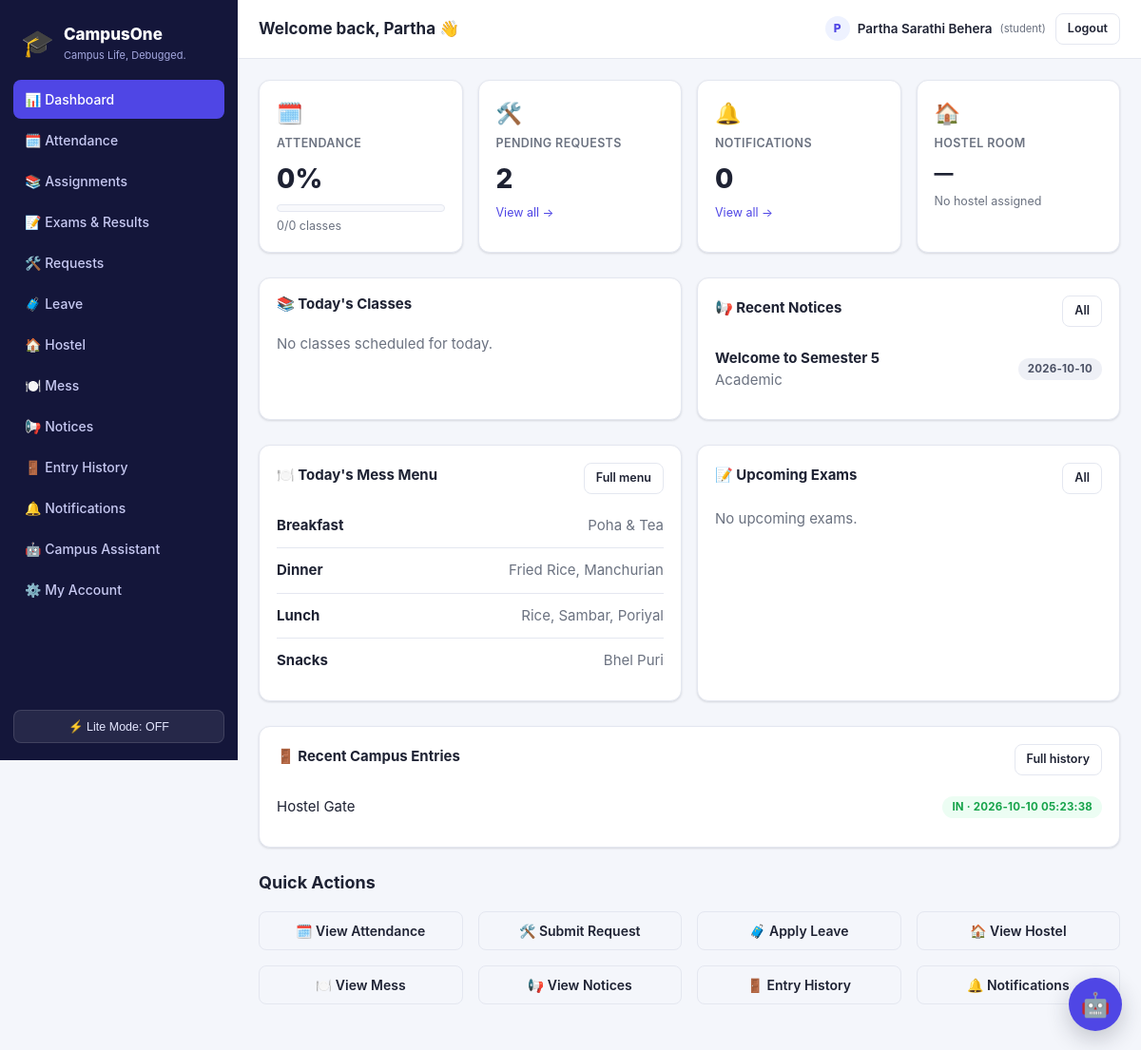
Page /student/dashboard (signed in) on the committed database.
### tables this page shows
CREATE TABLE notices (
    id INTEGER PRIMARY KEY AUTOINCREMENT,
    title TEXT NOT NULL,
    body TEXT,
    notice_type TEXT DEFAULT 'General',
    target_audience TEXT DEFAULT 'Everyone',
    target_value TEXT,
    requires_ack INTEGER DEFAULT 0,
    created_by INTEGER REFERENCES users(id),
    created_at TEXT DEFAULT (datetime('now'))
);

CREATE TABLE mess_menus (
    id INTEGER PRIMARY KEY AUTOINCREMENT,
    day_of_week TEXT NOT NULL,
    meal TEXT NOT NULL CHECK(meal IN ('Breakfast','Lunch','Snacks','Dinner')),
    items TEXT NOT NULL,
    updated_at TEXT DEFAULT (datetime('now')),
    UNIQUE(day_of_week, meal)
);

CREATE TABLE entry_logs (
    id INTEGER PRIMARY KEY AUTOINCREMENT,
    student_id INTEGER REFERENCES students(id),
    college_id TEXT,
    gate TEXT DEFAULT 'Main Gate',
    entry_type TEXT CHECK(entry_type IN ('IN','OUT')),
    timestamp TEXT DEFAULT (datetime('now')),
    operator_id INTEGER REFERENCES users(id)
);

### blueprints/student.py (the view)
@bp.route("/dashboard")
@role_required("student")
def dashboard():
    st = get_student()
    if not st:
        flash("Student profile not found. Contact admin.", "error")
        return render_template("student/dashboard.html", stats=None)
    att_rows = query_db(
        "SELECT SUM(CASE WHEN status='Present' THEN 1 ELSE 0 END) AS present, COUNT(*) AS total "
        "FROM attendance WHERE student_id = ?", (st["id"],), one=True,
    )
    total = att_rows["total"] or 0
    present = att_rows["present"] or 0
    pct = round((present / total) * 100, 1) if total else 0
    today_name = datetime.now().strftime("%A")
    today_classes = query_db(
        "SELECT t.start_time, t.end_time, sub.name AS subject, t.room, u.name AS faculty_name "
        "FROM timetable t JOIN subjects sub ON t.subject_id = sub.id "
        "JOIN faculty f ON t.faculty_id = f.id JOIN users u ON f.user_id = u.id "
        "WHERE t.section_id = ? AND t.day_of_week = ? ORDER BY t.start_time",
        (st["section_id"], today_name),
    )
    notices = query_db(
        "SELECT * FROM notices WHERE target_audience = 'Everyone' OR "
        "(target_audience = 'Branch' AND target_value = (SELECT code FROM branches WHERE id = ?)) OR "
        "(target_audience = 'Hostel' AND target_value = (SELECT name FROM hostels WHERE id = ?)) "
        "ORDER BY created_at DESC LIMIT 5",
        (st["branch_id"], st["hostel_id"]),
    )
    notifications = query_db(
        "SELECT * FROM notifications WHERE user_id = ? ORDER BY created_at DESC LIMIT 6", (session["user_id"],)
    )
    unread_count = query_db(
        "SELECT COUNT(*) AS c FROM notifications WHERE user_id = ? AND is_read = 0", (session["user_id"],), one=True
    )["c"]
    pending_requests = query_db(
        "SELECT COUNT(*) AS c FROM requests WHERE student_id = ? AND status NOT IN ('Resolved','Rejected')",
        (st["id"],), one=True,
    )["c"]
    hostel = query_db("SELECT * FROM hostels WHERE id = ?", (st["hostel_id"],), one=True)
    room = query_db("SELECT * FROM rooms WHERE id = ?", (st["room_id"],), one=True)
    today_menu = query_db("SELECT meal, items FROM mess_menus WHERE day_of_week = ? ORDER BY meal", (today_name,))
    recent_entries = query_db(
        "SELECT * FROM entry_logs WHERE student_id = ? ORDER BY timestamp DESC LIMIT 3", (st["id"],)
    )
    upcoming_exams = query_db(
        "SELECT e.*, sub.name AS subject FROM exams e JOIN subjects sub ON e.subject_id = sub.id "
        "WHERE e.section_id = ? AND e.date >= ? ORDER BY e.date LIMIT 3",
        (st["section_id"], datetime.now().strftime("%Y-%m-%d")),
    )
    low_attendance = pct < 75 and total > 0
    stats = {
        "attendance_pct": pct, "present": present, "total": total,
        "today_classes": today_classes, "notices": notices,
        "notifications": notifications, "unread_count": unread_count,
        "pending_requests": pending_requests, "hostel": hostel, "room": room,
        "today_menu": today_menu, "recent_entries": recent_entries,
        "upcoming_exams": upcoming_exams, "low_attendance": low_attendance,
        "student": st,
    }
    return render_template("student/dashboard.html", stats=stats)

### blueprints/student.py (called while the page is built)
def get_student():
    return query_db("SELECT * FROM students WHERE user_id = ?", (session["user_id"],), one=True)

### utils/auth_utils.py (called while the page is built)
def role_required(*roles):
    def decorator(view):
        @functools.wraps(view)
        def wrapped(**kwargs):
            if session.get("user_id") is None:
                return redirect(url_for("auth.login", next=request.path))
            if session.get("role") not in roles:
                abort(403)
            return view(**kwargs)
        return wrapped
    return decorator

def gen_csrf_token():
    if "csrf_token" not in session:
        session["csrf_token"] = secrets.token_hex(16)
    return session["csrf_token"]

### utils/db.py (called while the page is built)
def get_db():
    if "db" not in g:
        g.db = sqlite3.connect(current_app.config["DATABASE"], detect_types=sqlite3.PARSE_DECLTYPES)
        g.db.row_factory = sqlite3.Row
        g.db.execute("PRAGMA foreign_keys = ON")
    return g.db

def query_db(query, args=(), one=False):
    cur = get_db().execute(query, args)
    rv = cur.fetchall()
    cur.close()
    return (rv[0] if rv else None) if one else rv

### templates/student/dashboard.html (shortened to what this page needs)
{% extends "base.html" %}
{% block page_title %}Welcome back, {{ session.name.split(' ')[0] }} 👋{% endblock %}
{% block content %}
{% if not stats %}
  <div class="empty-state"><div class="empty-icon">👤</div><p>Your student profile isn't set up yet. Please contact admin.</p></div>
{% else %}
<div class="grid grid-4 section">
  <div class="card stat-card">
    <span class="stat-icon">🗓️</span>
    <span class="stat-label">Attendance</span>
    <span class="stat-value">{{ stats.attendance_pct }}%</span>
    <div class="progress"><div class="progress-bar {{ 'danger' if stats.attendance_pct < 75 else '' }}" style="width:{{ stats.attendance_pct }}%"></div></div>
    <span class="stat-sub">{{ stats.present }}/{{ stats.total }} classes</span>
  </div>
  <div class="card stat-card">
    <span class="stat-icon">🛠️</span>
    <span class="stat-label">Pending Requests</span>
    <span class="stat-value">{{ stats.pending_requests }}</span>
    <span class="stat-sub"><a href="{{ url_for('student.requests_view') }}">View all →</a></span>
  </div>
  <div class="card stat-card">
    <span class="stat-icon">🔔</span>
    <span class="stat-label">Notifications</span>
    <span class="stat-value">{{ stats.unread_count }}</span>
    <span class="stat-sub"><a href="{{ url_for('student.notifications') }}">View all →</a></span>
  </div>
  <div class="card stat-card">
    <span class="stat-icon">🏠</span>
    <span class="stat-label">Hostel Room</span>
    <span class="stat-value" style="font-size:20px;">{{ stats.room.room_number if stats.room else '—' }}</span>
    <span class="stat-sub">{{ stats.hostel.name if stats.hostel else 'No hostel assigned' }}</span>
  </div>
</div>
<div class="grid grid-2 section">
  <div class="card">
    <div class="card-title-row"><h3>📚 Today's Classes</h3></div>
    {% if stats.today_classes %}
      {% for c in stats.today_classes %}
      <div class="list-item">
        <div><strong>{{ c.subject }}</strong><br><span class="muted">{{ c.faculty_name }} · Room {{ c.room }}</span></div>
        <span class="badge badge-info">{{ c.start_time }}–{{ c.end_time }}</span>
      </div>
      {% endfor %}
    {% else %}<p class="muted">No classes scheduled for today.</p>{% endif %}
  </div>
  <div class="card">
    <div class="card-title-row"><h3>📢 Recent Notices</h3><a href="{{ url_for('student.notices') }}" class="btn btn-ghost btn-sm">All</a></div>
    {% if stats.notices %}
      {% for n in stats.notices %}
      <div class="list-item">
        <div><strong>{{ n.title }}</strong><br><span class="muted">{{ n.notice_type }}</span></div>
        <span class="badge badge-neutral">{{ n.created_at[:10] }}</span>
      </div>
      {% endfor %}
    {% else %}<p class="muted">No notices yet.</p>{% endif %}
  </div>
</div>
<div class="grid grid-2 section">
  <div class="card">
    <div class="card-title-row"><h3>🍽️ Today's Mess Menu</h3><a href="{{ url_for('student.mess') }}" class="btn btn-ghost btn-sm">Full menu</a></div>
    {% if stats.today_menu %}
      {% for m in stats.today_menu %}
      <div class="list-item"><div><strong>{{ m.meal }}</strong></div><span class="muted">{{ m.items }}</span></div>
      {% endfor %}
    {% else %}<p class="muted">Menu not published yet.</p>{% endif %}
  </div>
  <div class="card">
    <div class="card-title-row"><h3>📝 Upcoming Exams</h3><a href="{{ url_for('student.exams') }}" class="btn btn-ghost btn-sm">All</a></div>
    {% if stats.upcoming_exams %}
      {% for e in stats.upcoming_exams %}
      <div class="list-item"><div><strong>{{ e.name }}</strong><br><span class="muted">{{ e.subject }} · Room {{ e.room }}</span></div><span class="badge badge-warning">{{ e.date }}</span></div>
      {% endfor %}
    {% else %}<p class="muted">No upcoming exams.</p>{% endif %}
  </div>
</div>
<div class="section">
  <div class="card">
    <div class="card-title-row"><h3>🚪 Recent Campus Entries</h3><a href="{{ url_for('student.entry_history') }}" class="btn btn-ghost btn-sm">Full history</a></div>
    {% if stats.recent_entries %}
      {% for e in stats.recent_entries %}
      <div class="list-item"><div>{{ e.gate }}</div><span class="badge {{ 'badge-success' if e.entry_type == 'IN' else 'badge-neutral' }}">{{ e.entry_type }} · {{ e.timestamp }}</span></div>
      {% endfor %}
    {% else %}<p class="muted">No entry records yet.</p>{% endif %}
  </div>
</div>
<div class="section">
  <div class="section-title"><h2>Quick Actions</h2></div>
  <div class="grid grid-4">
    <a class="btn btn-ghost btn-block" href="{{ url_for('student.attendance') }}">🗓️ View Attendance</a>
    <a class="btn btn-ghost btn-block" href="{{ url_for('student.requests_view') }}">🛠️ Submit Request</a>
    <a class="btn btn-ghost btn-block" href="{{ url_for('student.leave') }}">🧳 Apply Leave</a>
    <a class="btn btn-ghost btn-block" href="{{ url_for('student.hostel') }}">🏠 View Hostel</a>
    <a class="btn btn-ghost btn-block" href="{{ url_for('student.mess') }}">🍽️ View Mess</a>
    <a class="btn btn-ghost btn-block" href="{{ url_for('student.notices') }}">📢 View Notices</a>
    <a class="btn btn-ghost btn-block" href="{{ url_for('student.entry_history') }}">🚪 Entry History</a>
    <a class="btn btn-ghost btn-block" href="{{ url_for('student.notifications') }}">🔔 Notifications</a>
  </div>
</div>
{% endif %}
{% endblock %}

### templates/base.html (shortened to what this page needs)
<!DOCTYPE html>
<html lang="en" data-lite="{{ 'true' if lite_mode else 'false' }}">
<head>
<link rel="stylesheet" href="{{ url_for('static', filename='css/style.css') }}">
</head>
<body class="{{ 'lite' if lite_mode else '' }}">
{% if session.user_id %}
<div class="app-shell">
  <aside class="sidebar" id="sidebar">
    <div class="brand">
      <span class="brand-emoji">🎓</span>
      <div>
        <div class="brand-name">{{ app_name }}</div>
        <div class="brand-tag">{{ tagline }}</div>
      </div>
    </div>
    <nav class="nav">
      {% set role = session.role %}
      {% if role == 'student' %}
        <a href="{{ url_for('student.dashboard') }}" class="{{ 'active' if request.endpoint=='student.dashboard' }}">📊 Dashboard</a>
        <a href="{{ url_for('student.attendance') }}" class="{{ 'active' if request.endpoint=='student.attendance' }}">🗓️ Attendance</a>
        <a href="{{ url_for('student.assignments') }}" class="{{ 'active' if request.endpoint=='student.assignments' }}">📚 Assignments</a>
        <a href="{{ url_for('student.exams') }}" class="{{ 'active' if request.endpoint=='student.exams' }}">📝 Exams &amp; Results</a>
        <a href="{{ url_for('student.requests_view') }}" class="{{ 'active' if request.endpoint in ['student.requests_view','student.request_detail'] }}">🛠️ Requests</a>
        <a href="{{ url_for('student.leave') }}" class="{{ 'active' if request.endpoint=='student.leave' }}">🧳 Leave</a>
        <a href="{{ url_for('student.hostel') }}" class="{{ 'active' if request.endpoint=='student.hostel' }}">🏠 Hostel</a>
        <a href="{{ url_for('student.mess') }}" class="{{ 'active' if request.endpoint=='student.mess' }}">🍽️ Mess</a>
        <a href="{{ url_for('student.notices') }}" class="{{ 'active' if request.endpoint=='student.notices' }}">📢 Notices</a>
        <a href="{{ url_for('student.entry_history') }}" class="{{ 'active' if request.endpoint=='student.entry_history' }}">🚪 Entry History</a>
        <a href="{{ url_for('student.notifications') }}" class="{{ 'active' if request.endpoint=='student.notifications' }}">🔔 Notifications</a>
        <a href="{{ url_for('student.assistant') }}" class="{{ 'active' if request.endpoint=='student.assistant' }}">🤖 Campus Assistant</a>
      {% endif %}
      <a href="{{ url_for('common.account') }}" class="{{ 'active' if request.endpoint=='common.account' }}">⚙️ My Account</a>
    </nav>
    <form method="post" action="{{ url_for('common.toggle_lite_mode') }}" class="lite-toggle-form">
      <button type="submit" class="lite-toggle">{{ '🐢 Lite Mode: ON' if lite_mode else '⚡ Lite Mode: OFF' }}</button>
    </form>
  </aside>
  <div class="main">
    <header class="topbar">
      <div class="topbar-title">{% block page_title %}{% endblock %}</div>
      <div class="topbar-right">
        <a href="{{ url_for('common.account') }}" class="user-chip" style="display:flex;align-items:center;gap:8px;color:inherit;">
          {% if current_user_photo %}
            <img src="{{ url_for('uploaded_file', filename=current_user_photo) }}" alt=""
                 style="width:26px;height:26px;border-radius:50%;object-fit:cover;">
          {% else %}
            <span style="width:26px;height:26px;border-radius:50%;background:var(--primary-light);color:var(--primary);
                        display:inline-flex;align-items:center;justify-content:center;font-weight:800;font-size:12px;">{{ session.name[0]|upper }}</span>
          {% endif %}
          {{ session.name }} <small>({{ session.role }})</small>
        </a>
        <a href="{{ url_for('auth.logout') }}" class="btn btn-ghost btn-sm">Logout</a>
      </div>
    </header>
    <main class="content">
      {% block content %}{% endblock %}
    </main>
  </div>
</div>
<div class="campus-chat" id="campus-chat">
  <button class="campus-chat-toggle" id="campus-chat-toggle" type="button"
          aria-label="Open campus assistant" aria-expanded="false" aria-controls="campus-chat-panel">🤖</button>
</div>
{% endif %}
</body>
</html>

### rows in the picture
notices: title "Welcome to Semester 5", notice_type "Academic", created_at "2026-10-10"
mess_menus: meal "Breakfast", items "Poha & Tea"
mess_menus: meal "Dinner", items "Fried Rice, Manchurian"
mess_menus: meal "Lunch", items "Rice, Sambar, Poriyal"
mess_menus: meal "Snacks", items "Bhel Puri"
entry_logs: gate "Hostel Gate", entry_type "IN", timestamp "2026-10-10 05:23:38"

### other values in the picture
{{ app_name }} "CampusOne"
{{ tagline }} "Campus Life, Debugged."
{{ '🐢 Lite Mode: ON' if lite_mode else '⚡ Lite Mode: OFF' }} "⚡ Lite Mode: OFF"
{{ session.name.split(' ')[0] }} "Partha"
{{ session.name[0]|upper }} "P"
{{ session.name }} "Partha Sarathi Behera"
{{ session.role }} "student"
{{ stats.attendance_pct }} "0"
{{ stats.present }} "0"
{{ stats.total }} "0"
{{ stats.pending_requests }} "2"
{{ stats.unread_count }} "0"
{{ stats.room.room_number if stats.room else '—' }} "—"
{{ stats.hostel.name if stats.hostel else 'No hostel assigned' }} "No hostel assigned"
